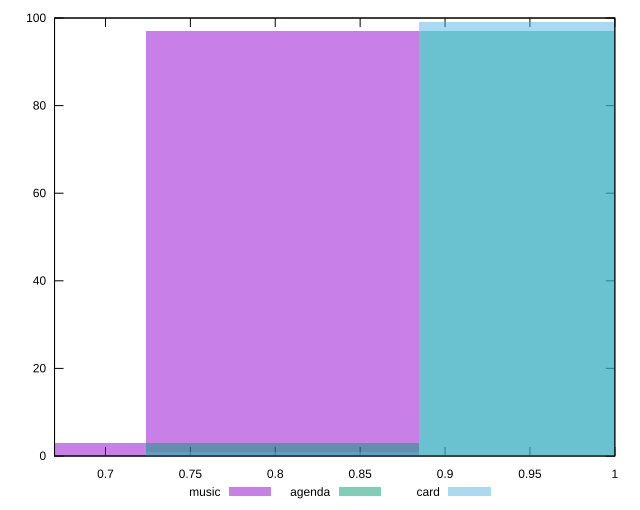

Write the gnuplot code that produced this figure.
reset

$music <<EOF
0.6432794671978467 3
0.8040993339973084 97
EOF

$agenda <<EOF
0.96491920079677 97
0.8040993339973084 3
EOF

$card <<EOF
0.8040993339973084 1
0.96491920079677 99
EOF

set key outside below
set boxwidth 0.16081986679946167
set xrange [0.67:1]
set yrange [0:100]
set trange [0:100]
set style fill transparent solid 0.5 noborder
set terminal svg size 640, 510 enhanced background rgb 'white'
set output "reports/report_00032_2021-02-25T10-28-15.087Z/meta/score/comparison/histogram/all_raw.svg"

plot $music title "music" with boxes, \
     $agenda title "agenda" with boxes, \
     $card title "card" with boxes

reset
